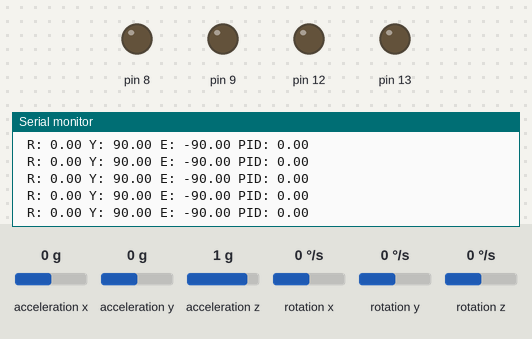
The sketch below on a simulated Arduino Uno, built with avr-gcc and run on an emulated ATmega328P. Parts: output pins drawn as LEDs (lit = HIGH), the last lines printed to the serial monitor. The test bench sets the inputs (shaded band); at power-on: acceleration y 0 g, acceleration x 0 g, acceleration z 1 g, rotation x 0 °/s, rotation y 0 °/s, rotation z 0 °/s.

Above: at 4.2 s.
4.3 s: acceleration y set to -1.4 g
At 4.45 s:
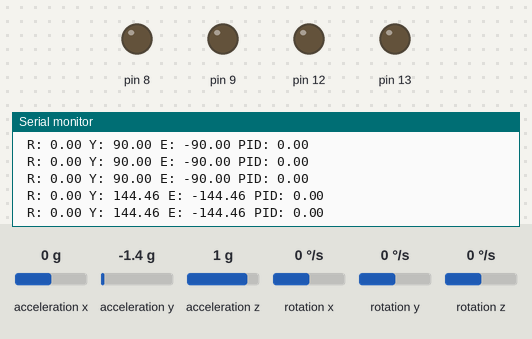
7.3 s: acceleration y set to 0 g
At 7.3 s:
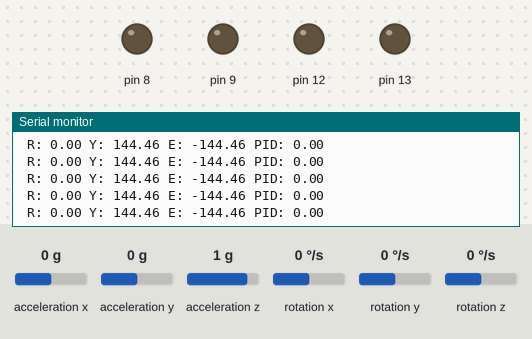

The sketch:

SerialCommTest.ino
```cpp
#include "BipedalPID.h"

BipedalPID* robot;

void setup(){robot = new BipedalPID(0, 0, 0);}
void loop(){
  robot->run();
}
```

Measured:
- after the input at 4.3 s, the serial monitor: prints a new line after 0.08 s (image 1)
